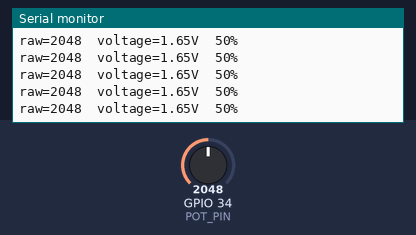
The program below on a simulated ESP32. Shown: the last lines printed to the serial monitor. The test bench sets the inputs (shaded band); at power-on: GPIO 34 (POT_PIN) = 2048 (analog values on the 0–4095 scale).

Above: at 1.2 s.
1.3 s: GPIO 34 (POT_PIN) set to 1059
At 1.56 s:
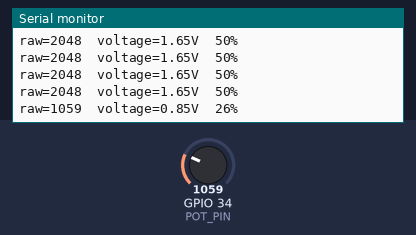
2.8 s: GPIO 34 (POT_PIN) set to 954
At 2.96 s:
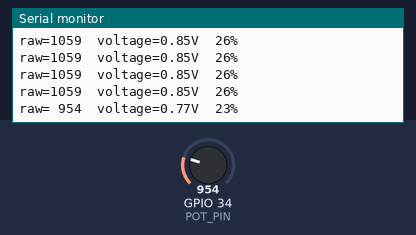
4.7 s: GPIO 34 (POT_PIN) set to 110
At 4.76 s:
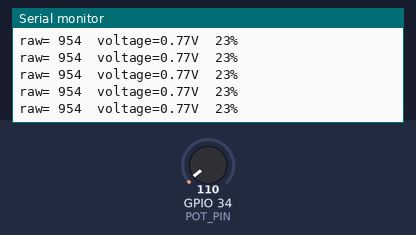
6.2 s: GPIO 34 (POT_PIN) set to 93
At 6.36 s:
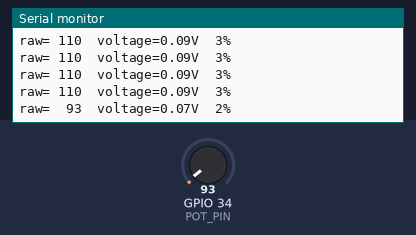

Measured:
- the behaviour switches between 1000 and 999 on GPIO 34 (POT_PIN) (found by bisection; images 1 and 2)
- the behaviour switches between 100 and 99 on GPIO 34 (POT_PIN) (found by bisection; images 3 and 4)
- after the input at 1.3 s, the serial monitor: prints a new line after 0.10 s (image 1)
- after the input at 2.8 s, the serial monitor: prints a new line at once (image 2)
- after the input at 6.2 s, the serial monitor: prints a new line at once (image 4)

The program:

main.cpp
```cpp
#include <Arduino.h>

// ============================================================
// 02 — ADC : Lecture analogique
// Lecture d'un potentiomètre avec sur-échantillonnage (oversampling)
// pour lisser le bruit propre à l'ADC de l'ESP32.
// Câblage détaillé dans le README.md de ce dossier.
// ============================================================

// GPIO34 = broche ADC1_CH6, "input-only" : elle ne peut pas être utilisée
// en sortie, mais elle ne partage pas le convertisseur avec le Wi-Fi
// (contrairement à certaines broches ADC2) — un bon choix par défaut.
constexpr uint8_t POT_PIN = 34;

// Nombre de lectures moyennées pour obtenir une valeur stable.
// Plus ce nombre est grand, plus le bruit est réduit, mais plus la
// mesure devient lente à réagir à un vrai changement.
constexpr uint8_t OVERSAMPLES = 16;

constexpr float ADC_MAX = 4095.0f;  // valeur max sur 12 bits (2^12 - 1)
constexpr float V_REF = 3.3f;       // tension pleine échelle à l'atténuation 11dB

constexpr unsigned long PRINT_INTERVAL_MS = 200;  // limite la fréquence d'affichage série
unsigned long lastPrint = 0;

// Effectue `samples` lectures successives et renvoie leur moyenne.
// C'est la technique la plus simple d'oversampling : elle réduit le
// bruit aléatoire de mesure sans matériel supplémentaire.
uint32_t readAveraged(uint8_t pin, uint8_t samples) {
  uint32_t sum = 0;
  for (uint8_t i = 0; i < samples; i++) {
    sum += analogRead(pin);
    delayMicroseconds(100);  // petite pause entre échantillons
  }
  return sum / samples;
}

void setup() {
  Serial.begin(115200);

  analogReadResolution(12);  // résolution de conversion : 0 à 4095

  // Fixe explicitement la plage d'entrée acceptée (0-3.3V) plutôt que
  // de compter sur une valeur par défaut potentiellement différente
  // selon la version du cœur Arduino-ESP32.
  analogSetPinAttenuation(POT_PIN, ADC_11db);
}

void loop() {
  if (millis() - lastPrint >= PRINT_INTERVAL_MS) {
    lastPrint = millis();

    uint32_t raw = readAveraged(POT_PIN, OVERSAMPLES);

    // Conversion de la valeur brute (0-4095) vers une tension réelle,
    // puis vers un pourcentage plus lisible.
    float voltage = (raw / ADC_MAX) * V_REF;
    float percent = (raw / ADC_MAX) * 100.0f;

    Serial.printf("raw=%4u  voltage=%.2fV  %.0f%%\n", raw, voltage, percent);
  }
}
```
